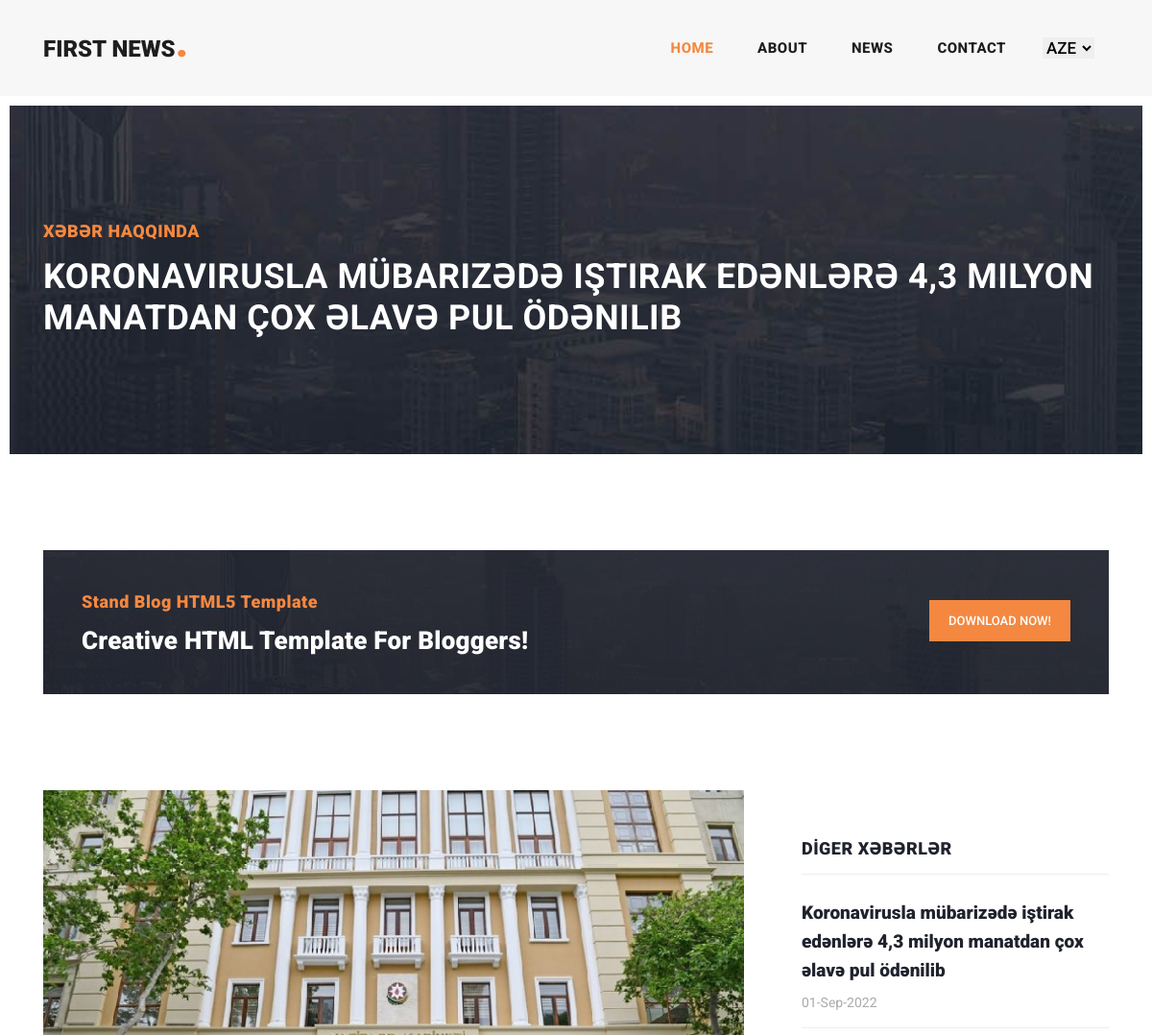
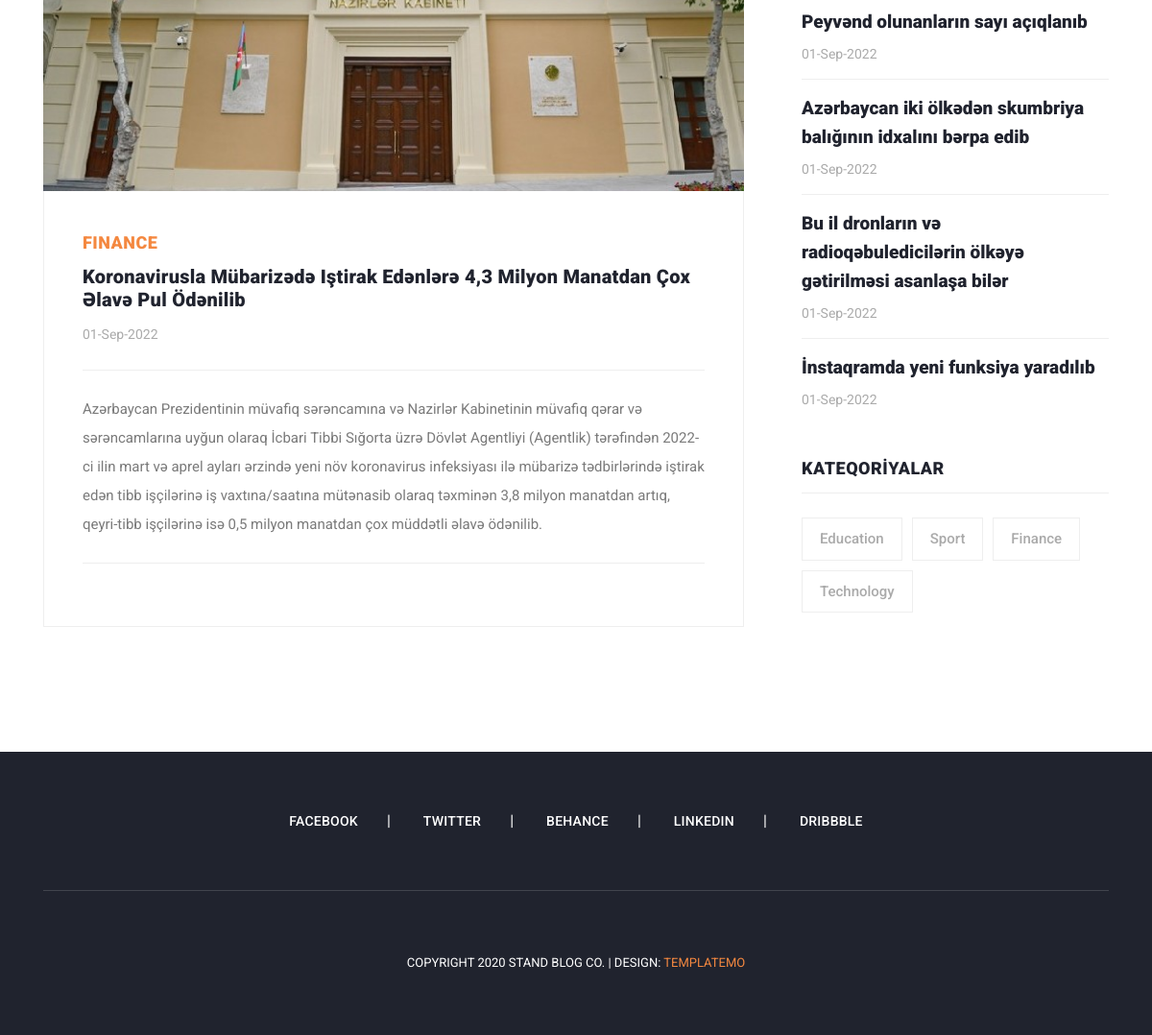
Screenshot of /news_single/44 with the database file from the repository (2 pictures, top to bottom).
### tables this page shows
CREATE TABLE `news` (
  `n_id` int(11) NOT NULL,
  `n_title` varchar(255) NOT NULL,
  `n_descr` longtext NOT NULL,
  `n_date` varchar(255) NOT NULL,
  `n_category` varchar(255) NOT NULL,
  `n_status` varchar(50) NOT NULL,
  `n_img` varchar(255) NOT NULL,
  `n_img_format` varchar(255) NOT NULL,
  `n_create_date` varchar(255) NOT NULL,
  `n_creater_id` int(255) NOT NULL,
  `n_update_date` varchar(255) NOT NULL,
  `n_updater_id` int(255) NOT NULL
);

### application/controllers/User_controller.php (called while the page is built, shortened)
<?php
class User_controller extends CI_controller{
    public function news_single($id){
        $id = $this->security->xss_clean($id);
        $num = is_numeric($id);
        if($num){
            $data['get_single_news'] = $this->db->where('n_id',$id)->get('news')->row_array();
            $data['get_news'] = $this->db->limit(5)->order_by('n_id','DESC')->get('news')->result_array();
            $this->load->view('user/news-details',$data);
        }else{
            redirect(base_url('news'));
        }
    }
}

### index.php (called while the page is built, shortened)
<?php
require_once BASEPATH.'core/CodeIgniter.php';

### application/views/user/news-details.php (the view, shortened to what this page needs)
<div class="heading-page header-text">
  <section class="page-heading">
    <div class="container">
      <div class="row">
        <div class="col-lg-12">
          <div class="text-content">
            <h4>Xəbər haqqında</h4>
            <h2><?php echo $get_single_news['n_title']; ?></h2>
          </div>
        </div>
      </div>
    </div>
  </section>
</div>
<section class="call-to-action">
  <div class="container">
    <div class="row">
      <div class="col-lg-12">
        <div class="main-content">
          <div class="row">
            <div class="col-lg-8">
              <span>Stand Blog HTML5 Template</span>
              <h4>Creative HTML Template For Bloggers!</h4>
            </div>
            <div class="col-lg-4">
              <div class="main-button">
                <a rel="nofollow" href="https://templatemo.com/tm-551-stand-blog" target="_parent">Download Now!</a>
              </div>
            </div>
          </div>
        </div>
      </div>
    </div>
  </div>
</section>
<section class="blog-posts grid-system">
  <div class="container">
    <div class="row">
      <div class="col-lg-8">
        <div class="all-blog-posts">
          <div class="row">
            <div class="col-lg-12">
              <div class="blog-post">
                <div class="blog-thumb">
                  <?php if ($get_single_news['n_img']) { ?>
                    <img src="<?php echo base_url('uploads/news/' . $get_single_news['n_img']); ?>" alt="">
                  <?php } else { ?>
                    <img src="https://encrypted-tbn0.gstatic.com/images?q=tbn:ANd9GcRXXId7iOlJzQM1GZNT4qi0MbbMRTnQ2Rx-vncFr8JdzKmfDVg6wE2nqm5YIm-xvFEE5pw&usqp=CAU" alt="">
                  <?php } ?>
                </div>
                <div class="down-content">
                  <span><?php echo $get_single_news['n_category']; ?></span>
                  <a href="post-details.html">
                    <h4><?php echo $get_single_news['n_title']; ?></h4>
                  </a>
                  <ul class="post-info">
                    <li><a href="#"><?php echo date("d-M-Y", strtotime($get_single_news['n_date'])); ?></a></li>
                  </ul>
                  <p><?php echo $get_single_news['n_descr']; ?></p>
                </div>
              </div>
            </div>
          </div>
        </div>
      </div>
      <div class="col-lg-4">
        <div class="sidebar">
          <div class="row">
            <div class="col-lg-12">
              <div class="sidebar-item recent-posts">
                <div class="sidebar-heading">
                  <h2>Dİger Xəbərlər</h2>
                </div>
                <div class="content">
                  <ul>
                  <?php foreach($get_news as $item){ ?>
                    <li>
                      <a href="<?php echo base_url('news_single/'.$item['n_id']); ?>">
                        <h5><?php echo $item['n_title']; ?></h5>
                        <span><?php echo date("d-M-Y", strtotime($item['n_date'])); ?></span>
                      </a>
                    </li>
                  <?php } ?>
                  </ul>
                </div>
              </div>
            </div>
            <div class="col-lg-12">
              <div class="sidebar-item tags">
                <div class="sidebar-heading">
                  <h2>Kateqorİyalar</h2>
                </div>
                <div class="content">
                  <ul>
                    <li><a href="<?php echo base_url('category/Education'); ?>">Education</a></li>
                    <li><a href="<?php echo base_url('category/Sport'); ?>">Sport</a></li>
                    <li><a href="<?php echo base_url('category/Finance'); ?>">Finance</a></li>
                    <li><a href="<?php echo base_url('category/Technology'); ?>">Technology</a></li>
                  </ul>
                </div>
              </div>
            </div>
          </div>
        </div>
      </div>
    </div>
  </div>
</section>

### public/user/assets/css/templatemo-stand-blog.css (style rules this page uses)
body { font-family: 'Roboto', sans-serif; overflow-x: hidden; text-rendering: optimizeLegibility; -webkit-font-smoothing: antialiased; -moz-osx-font-smoothing: grayscale; }
p { margin-bottom: 0px; font-size: 15px; font-weight: 400; color: #7a7a7a; line-height: 30px; }
a { text-decoration: none!important; }
ul { padding: 0; margin: 0; list-style: none; }
h1,h2,h3,h4,h5,h6 { margin: 0px; }
.main-button a { display: inline-block; background-color: #f48840; color: #fff; font-size: 13px; font-weight: 500; padding: 12px 20px; text-transform: uppercase; transition: all .3s; }
.heading-page { padding-top: 110px; }
.page-heading { margin: 0px 10px; padding: 120px 0px; text-align: left; background-position: center center; background-repeat: no-repeat; background-size: cover; background-image: url(../images/heading-bg.jpg); }
.page-heading .text-content h4 { color: #f48840; font-size: 18px; text-transform: uppercase; font-weight: 900; letter-spacing: 0.5px; margin-bottom: 15px; }
.page-heading .text-content h2 { color: #fff; font-size: 36px; font-weight: 700; text-transform: uppercase; letter-spacing: 0.5px; }
.call-to-action { margin-top: 100px; }
.call-to-action .main-content { padding: 40px; background-image: url(../images/cta-bg.jpg); background-position: center center; background-repeat: no-repeat; background-size: cover; }
.call-to-action .main-content span { color: #f48840; font-size: 18px; font-weight: 900; letter-spacing: 0.5px; }
.call-to-action .main-content h4 { margin-bottom: 0px; margin-top: 12px; color: #fff; font-size: 26px; font-weight: 900; letter-spacing: 0.25px; }
.call-to-action .main-content .main-button { text-align: right; margin-top: 12px; }
.blog-posts { margin-top: 100px; }
.blog-posts .blog-post { margin-bottom: 30px; }
.blog-posts .blog-thumb img { width: 100%; overflow: hidden; }
.blog-posts .down-content { padding: 40px; border-right: 1px solid #eee; border-left: 1px solid #eee; border-bottom: 1px solid #eee; }
.blog-posts .down-content span { font-size: 18px; text-transform: uppercase; letter-spacing: 0.5px; font-weight: 900; color: #f48840; }
.blog-posts .down-content h4 { font-size: 24px; text-transform: capitalize; letter-spacing: 0.5px; font-weight: 900; color: #20232e; margin: 10px 0px 12px 0px; }
.blog-posts .down-content ul.post-info li { display: inline-block; margin-right: 8px; }
.blog-posts .down-content ul.post-info li:after { content: '|'; color: #aaa; margin-left: 8px; }
.blog-posts .down-content h4 { font-size: 20px; letter-spacing: 0.25px; }
.grid-system .down-content ul.post-info li { margin-right: 3px; }
.grid-system .down-content ul.post-info li:after { margin-left: 5px; }
.blog-posts .down-content ul.post-info li:last-child::after { display: none; }
.blog-posts .down-content ul.post-info li a { font-size: 14px; color: #aaa; font-weight: 400; transition: all .3s; }
.blog-posts .down-content p { padding: 25px 0px; margin: 25px 0px; border-top: 1px solid #eee; border-bottom: 1px solid #eee; }
.blog-posts .sidebar-heading h2 { font-size: 18px; text-transform: uppercase; font-weight: 900; letter-spacing: 0.5px; color: #20232e; border-bottom: 1px solid #eee; padding-bottom: 15px; margin-bottom: 25px; }
.sidebar { margin-left: 30px; }
.sidebar .sidebar-item { margin-top: 50px; }
.sidebar .sidebar-heading h2 { font-size: 18px; text-transform: uppercase; font-weight: 900; letter-spacing: 0.5px; color: #20232e; border-bottom: 1px solid #eee; padding-bottom: 15px; margin-bottom: 25px; }
.sidebar .recent-posts ul li { margin-bottom: 15px; padding-bottom: 15px; border-bottom: 1px solid #eee; }
.sidebar .recent-posts ul li:last-child { margin-bottom: 0px; padding-bottom: 0px; border-bottom: none; }
.sidebar .recent-posts ul li h5 { font-size: 19px; font-weight: 900; color: #20232e; line-height: 30px; transition: all 0.3s; }
.sidebar .recent-posts ul li span { display: block; font-size: 14px; color: #aaa; margin-top: 8px; }
.sidebar .tags ul li { margin-right: 6px; display: inline-block; }
.sidebar .tags ul li { margin-bottom: 10px; }
.sidebar .tags ul li a { font-size: 15px; font-weight: 500; color: #aaa; display: inline-block; border: 1px solid #eee; padding: 10px 18px; transition: all .3s; }

### rows the page displays
news: n_title "KORONAVIRUSLA MÜBARIZƏDƏ IŞTIRAK EDƏNLƏRƏ 4,3 MILYON MANATDAN ÇOX ƏLAVƏ PUL ÖDƏNILIB", n_img (picture), n_category "FINANCE", n_title "Koronavirusla Mübarizədə Iştirak Edənlərə 4,3 Milyon Manatdan Çox Əlavə Pul Ödənilib", n_date "01-Sep-2022", n_descr "Azərbaycan Prezidentinin müvafiq sərəncamına və Nazirlər Kabinetinin müvafiq qərar və sərəncamlarına uyğun olaraq İcbari Tibbi Sığorta üzrə Dövlət Agentliyi (Agentlik) tərəfindən 2022-ci ilin mart və aprel ayları ərzində yeni növ koronavirus infeksiyası ilə mübarizə tədbirlərində iştirak edən tibb işçilərinə iş vaxtına/saatına mütənasib olaraq təxminən 3,8 milyon manatdan artıq, qeyri-tibb işçilərinə isə 0,5 milyon manatdan çox müddətli əlavə ödənilib.", n_title "Koronavirusla mübarizədə iştirak edənlərə 4,3 milyon manatdan çox əlavə pul ödənilib"
news: n_title "Peyvənd olunanların sayı açıqlanıb", n_date "01-Sep-2022"
news: n_title "Azərbaycan iki ölkədən skumbriya balığının idxalını bərpa edib", n_date "01-Sep-2022"
news: n_title "Bu il dronların və radioqəbuledicilərin ölkəyə gətirilməsi asanlaşa bilər", n_date "01-Sep-2022"
news: n_title "İnstaqramda yeni funksiya yaradılıb", n_date "01-Sep-2022"

### other values shown
$this->lang->line('home') "HOME"
$this->lang->line('about') "ABOUT"
$this->lang->line('news') "NEWS"
$this->lang->line('contact') "CONTACT"
